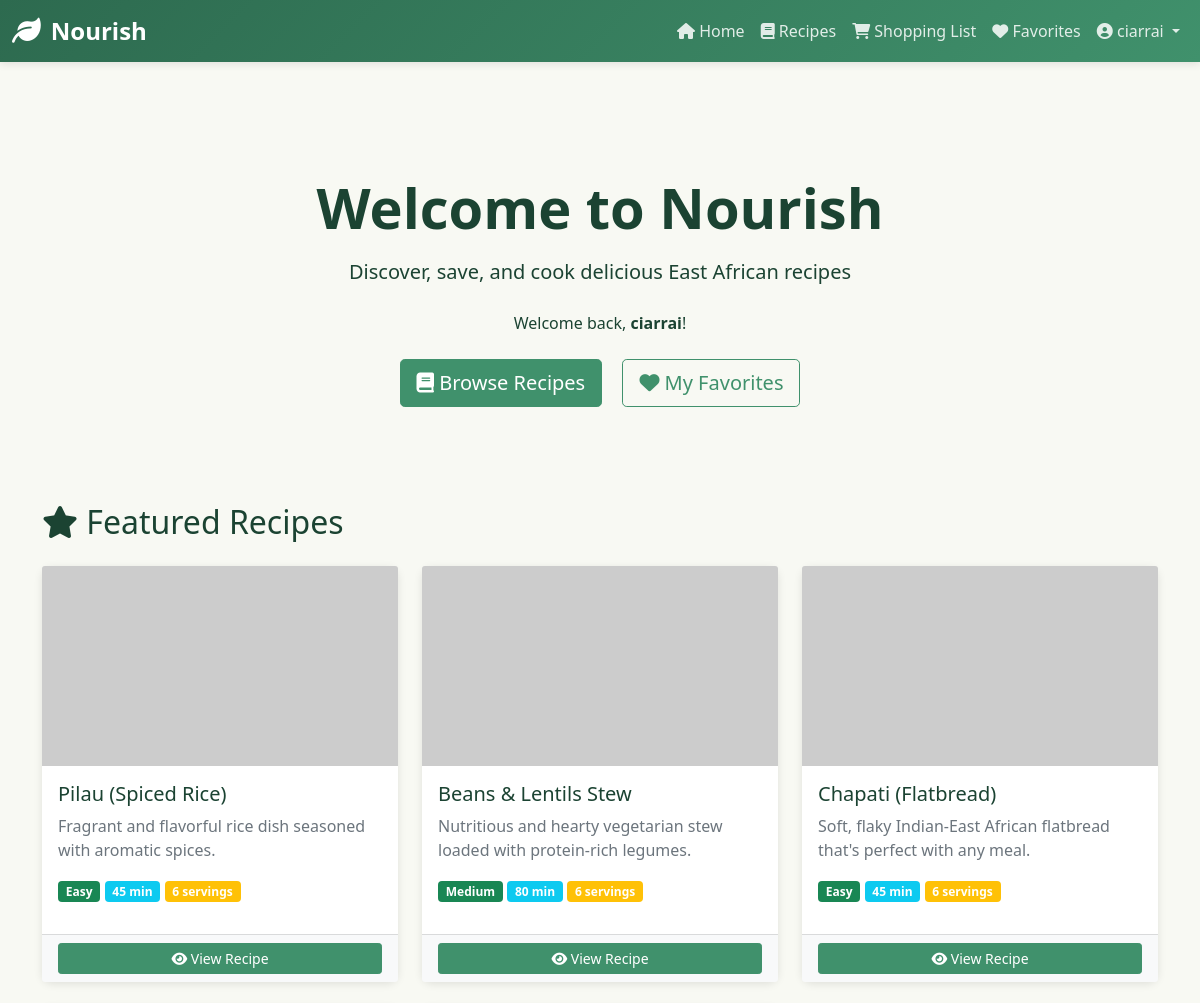
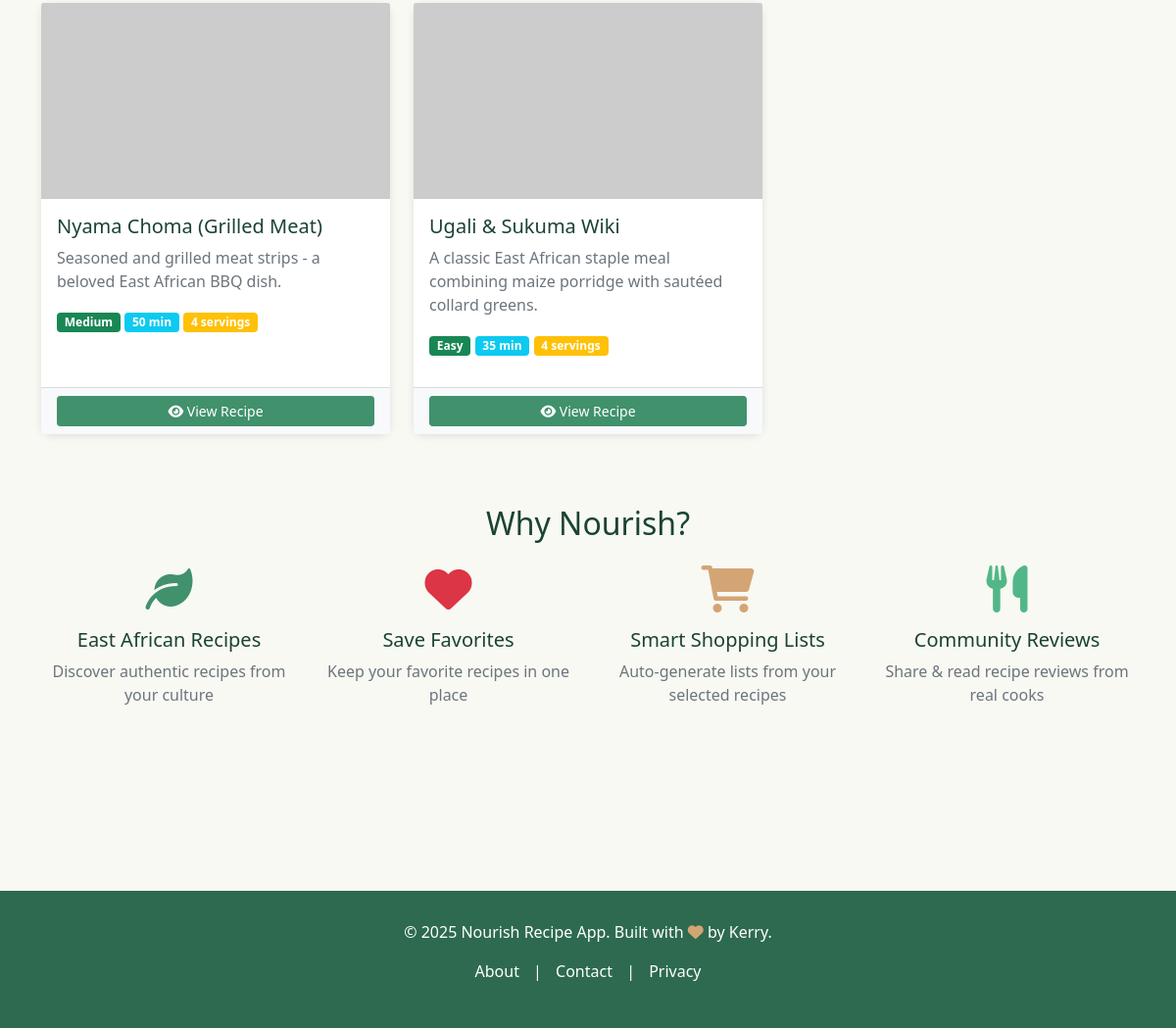
The app's page / (signed in) with its own data (2 pictures, top to bottom).
### ingredient/models.py (models this page shows, shortened)
class Recipe(models.Model):
  DIFFICULTY_CHOICES = [
      ('easy', 'Easy'),
      ('medium', 'Medium'),
      ('hard', 'Hard'),
  ]
  CATEGORY_CHOICES = [
      ('breakfast', 'Breakfast'),
      ('lunch', 'Lunch'),
      ('dinner', 'Dinner'),
      ('snack', 'Snack'),
      ('dessert', 'Dessert'),
      ('beverage', 'Beverage'),
      ('other', 'Other'),
  ]
  title = models.CharField(max_length=255)
  description = models.TextField(blank=True)
  prep_time = models.IntegerField(default=15, help_text="minutes")
  cook_time = models.IntegerField(default=30, help_text="minutes")
  servings = models.IntegerField(default=4)
  difficulty = models.CharField(max_length=50, choices=DIFFICULTY_CHOICES, default='medium')
  category = models.CharField(max_length=50, choices=CATEGORY_CHOICES, default='other')
  image = models.URLField(blank=True)  # Using URL for now, can switch to ImageField later
  created_by = models.ForeignKey(User, on_delete=models.CASCADE, related_name='recipes', null=True, blank=True)
  created_at = models.DateTimeField(auto_now_add=True)
  updated_at = models.DateTimeField(auto_now=True)
  is_published = models.BooleanField(default=True)
  views_count = models.IntegerField(default=0)
  def average_rating(self):
    ratings = self.ratings.all()
    if ratings.count() == 0:
      return 0
    return sum([r.score for r in ratings]) / ratings.count()
  class Meta:
    ordering = ['-created_at']

### ingredient/views.py (the view)
# urls.py: 2. Add a URL to urlpatterns:  path('', views.home, name='home')
def home(request):
  recipes = Recipe.objects.filter(is_published=True)[:12]
  return render(request, 'index.html', {'recipes': recipes})

### templates/index.html (shortened to what this page needs)
{% extends 'base.html' %}
{% load static %}
{% block content %}
<section class="hero py-5 mb-5">
    <div class="text-center">
        <h1 class="display-4 fw-bold mb-3">Welcome to Nourish</h1>
        <p class="lead mb-4">Discover, save, and cook delicious East African recipes</p>
        {% if user.is_authenticated %}
            <p class="mb-4">Welcome back, <strong>{{ user.first_name|default:user.username }}</strong>!</p>
            <div>
                <a href="{% url 'recipes' %}" class="btn btn-primary btn-lg me-3">
                    <i class="fas fa-book"></i> Browse Recipes
                </a>
                <a href="{% url 'my_favorites' %}" class="btn btn-outline-primary btn-lg">
                    <i class="fas fa-heart"></i> My Favorites
                </a>
            </div>
        {% endif %}
    </div>
</section>
{% if recipes %}
<section class="featured-recipes mb-5">
    <h2 class="mb-4"><i class="fas fa-star"></i> Featured Recipes</h2>
    <div class="row">
        {% for recipe in recipes %}
            <div class="col-md-6 col-lg-4 mb-4">
                <div class="card h-100">
                    {% if recipe.image %}
                        <img src="{{ recipe.image }}" class="card-img-top" alt="{{ recipe.title }}" style="height: 200px; object-fit: cover;">
                    {% else %}
                        <div class="card-img-top bg-light d-flex align-items-center justify-content-center" style="height: 200px;">
                            <i class="fas fa-utensils fa-3x text-muted"></i>
                        </div>
                    {% endif %}
                    <div class="card-body">
                        <h5 class="card-title">{{ recipe.title }}</h5>
                        <p class="card-text text-muted">{{ recipe.description|truncatewords:15 }}</p>
                        <div class="recipe-meta mb-3">
                            <span class="badge bg-success">{{ recipe.difficulty|title }}</span>
                            <span class="badge bg-info">{{ recipe.prep_time|add:recipe.cook_time }} min</span>
                            <span class="badge bg-warning">{{ recipe.servings }} servings</span>
                        </div>
                    </div>
                    <div class="card-footer bg-light">
                        <a href="{% url 'recipe_detail' recipe.id %}" class="btn btn-sm btn-primary w-100">
                            <i class="fas fa-eye"></i> View Recipe
                        </a>
                    </div>
                </div>
            </div>
        {% endfor %}
    </div>
</section>
{% endif %}
<section class="features mb-5">
    <h2 class="mb-4 text-center">Why Nourish?</h2>
    <div class="row">
        <div class="col-md-6 col-lg-3 mb-4">
            <div class="text-center">
                <i class="fas fa-leaf fa-3x mb-3" style="color: var(--secondary-green);"></i>
                <h5>East African Recipes</h5>
                <p class="text-muted">Discover authentic recipes from your culture</p>
            </div>
        </div>
        <div class="col-md-6 col-lg-3 mb-4">
            <div class="text-center">
                <i class="fas fa-heart fa-3x mb-3" style="color: #dc3545;"></i>
                <h5>Save Favorites</h5>
                <p class="text-muted">Keep your favorite recipes in one place</p>
            </div>
        </div>
        <div class="col-md-6 col-lg-3 mb-4">
            <div class="text-center">
                <i class="fas fa-shopping-cart fa-3x mb-3" style="color: var(--warning);"></i>
                <h5>Smart Shopping Lists</h5>
                <p class="text-muted">Auto-generate lists from your selected recipes</p>
            </div>
        </div>
        <div class="col-md-6 col-lg-3 mb-4">
            <div class="text-center">
                <i class="fas fa-utensils fa-3x mb-3" style="color: var(--light-green);"></i>
                <h5>Community Reviews</h5>
                <p class="text-muted">Share & read recipe reviews from real cooks</p>
            </div>
        </div>
    </div>
</section>
{% endblock %}

### templates/base.html (shortened to what this page needs)
<!DOCTYPE html>
<html lang="en">
<head>
    <link href="https://cdn.jsdelivr.net/npm/bootstrap@5.1.3/dist/css/bootstrap.min.css" rel="stylesheet">
    <link rel="stylesheet" href="https://cdnjs.cloudflare.com/ajax/libs/font-awesome/6.0.0/css/all.min.css">
</head>
<body>
    <nav class="navbar navbar-expand-lg navbar-dark sticky-top">
        <div class="container-fluid">
            <a class="navbar-brand" href="{% url 'home' %}">
                <i class="fas fa-leaf"></i> Nourish
            </a>
            <div class="collapse navbar-collapse" id="navbarNav">
                <ul class="navbar-nav ms-auto">
                    <li class="nav-item">
                        <a class="nav-link" href="{% url 'home' %}"><i class="fas fa-home"></i> Home</a>
                    </li>
                    <li class="nav-item">
                        <a class="nav-link" href="{% url 'recipes' %}"><i class="fas fa-book"></i> Recipes</a>
                    </li>
                    {% if user.is_authenticated %}
                        <li class="nav-item">
                            <a class="nav-link" href="{% url 'shopping_list' %}">
                                <i class="fas fa-shopping-cart"></i> Shopping List
                            </a>
                        </li>
                        <li class="nav-item">
                            <a class="nav-link" href="{% url 'my_favorites' %}">
                                <i class="fas fa-heart"></i> Favorites
                            </a>
                        </li>
                        <li class="nav-item dropdown">
                            <a class="nav-link dropdown-toggle" href="#" id="userMenu" role="button" data-bs-toggle="dropdown">
                                <i class="fas fa-user-circle"></i> {{ user.username }}
                            </a>
                        </li>
                    {% endif %}
                </ul>
            </div>
        </div>
    </nav>
    <main class="container">
        {% block content %}{% endblock %}
    </main>
    <footer>
        <div class="container">
            <p>&copy; 2025 Nourish Recipe App. Built with <i class="fas fa-heart" style="color: #d4a574;"></i> by Kerry.</p>
            <p>
                <a href="#" style="color: white; text-decoration: none; margin: 0 10px;">About</a> |
                <a href="#" style="color: white; text-decoration: none; margin: 0 10px;">Contact</a> |
                <a href="#" style="color: white; text-decoration: none; margin: 0 10px;">Privacy</a>
            </p>
        </div>
    </footer>
</body>
</html>

### templates/base.html (style rules this page uses)
:root { --primary-green: #2d6a4f; --secondary-green: #40916c; --light-green: #52b788; --cream: #f8f9f3; --dark: #1b4332; --warning: #d4a574; }
body { font-family: 'Segoe UI', Tahoma, Geneva, Verdana, sans-serif; background-color: var(--cream); color: var(--dark); }
.navbar { background: linear-gradient(135deg, var(--primary-green) 0%, var(--secondary-green) 100%); box-shadow: 0 2px 8px rgba(0,0,0,0.1); }
.navbar-brand { font-weight: 700; font-size: 1.5rem; color: white !important; display: flex; align-items: center; gap: 10px; }
.navbar-brand i { font-size: 1.8rem; }
.nav-link { color: rgba(255,255,255,0.85) !important; font-weight: 500; transition: color 0.3s ease; }
.btn-primary { background-color: var(--secondary-green); border-color: var(--secondary-green); }
.btn-outline-primary { color: var(--secondary-green); border-color: var(--secondary-green); }
.card { border: none; box-shadow: 0 2px 8px rgba(0,0,0,0.1); transition: transform 0.3s ease, box-shadow 0.3s ease; border-radius: 10px; }
footer { background-color: var(--primary-green); color: white; margin-top: 60px; padding: 30px 0; text-align: center; }
main { min-height: calc(100vh - 200px); padding: 40px 0; }

### records on screen
Recipe: title "Pilau (Spiced Rice)", description "Fragrant and flavorful rice dish seasoned with aromatic spices.", difficulty "Easy", prep_time|add "45", servings "6"
Recipe: title "Beans & Lentils Stew", description "Nutritious and hearty vegetarian stew loaded with protein-rich legumes.", difficulty "Medium", prep_time|add "80", servings "6"
Recipe: title "Chapati (Flatbread)", description "Soft, flaky Indian-East African flatbread that's perfect with any meal.", difficulty "Easy", prep_time|add "45", servings "6"
Recipe: title "Nyama Choma (Grilled Meat)", description "Seasoned and grilled meat strips - a beloved East African BBQ dish.", difficulty "Medium", prep_time|add "50", servings "4"
Recipe: title "Ugali & Sukuma Wiki", description "A classic East African staple meal combining maize porridge with sautéed collard greens.", difficulty "Easy", prep_time|add "35", servings "4"

### other values on screen
{{ user.username }} "ciarrai"
{{ user.first_name|default:user.username }} "ciarrai"
